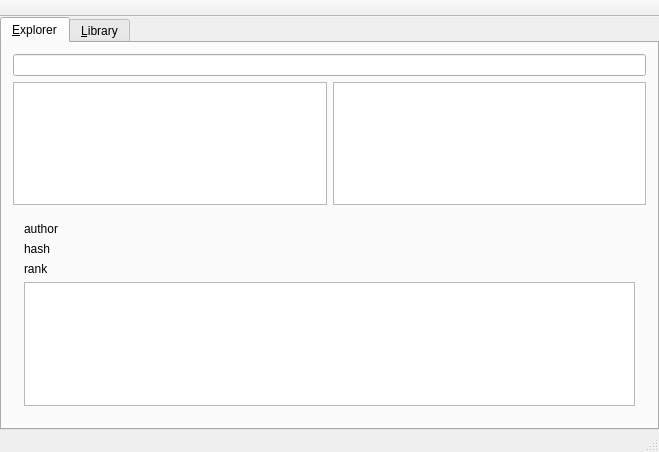
<?xml version="1.0" encoding="UTF-8"?>
<ui version="4.0">
 <class>MainWindow</class>
 <widget class="QMainWindow" name="MainWindow">
  <property name="geometry">
   <rect>
    <x>0</x>
    <y>0</y>
    <width>659</width>
    <height>452</height>
   </rect>
  </property>
  <property name="windowTitle">
   <string>MangaLib</string>
  </property>
  <property name="windowIcon">
   <iconset resource="icon.qrc">
    <normaloff>:/icons/icon.svg</normaloff>:/icons/icon.svg</iconset>
  </property>
  <widget class="QWidget" name="centralWidget">
   <layout class="QVBoxLayout" name="verticalLayout">
    <property name="leftMargin">
     <number>0</number>
    </property>
    <property name="topMargin">
     <number>0</number>
    </property>
    <property name="rightMargin">
     <number>0</number>
    </property>
    <property name="bottomMargin">
     <number>0</number>
    </property>
    <item>
     <widget class="QTabWidget" name="topTabWidget">
      <property name="currentIndex">
       <number>0</number>
      </property>
      <widget class="QWidget" name="expTab">
       <attribute name="title">
        <string>&amp;Explorer</string>
       </attribute>
       <layout class="QVBoxLayout" name="verticalLayout_2">
        <item>
         <widget class="QLineEdit" name="pathEdit"/>
        </item>
        <item>
         <layout class="QHBoxLayout" name="horizontalLayout">
          <item>
           <widget class="QTreeView" name="dirView"/>
          </item>
          <item>
           <widget class="QTableView" name="filesView"/>
          </item>
         </layout>
        </item>
        <item>
         <widget class="QWidget" name="fileInfoWidget" native="true">
          <layout class="QGridLayout" name="gridLayout">
           <item row="5" column="0">
            <widget class="QGraphicsView" name="fpreview"/>
           </item>
           <item row="2" column="0">
            <widget class="QLabel" name="fauthor">
             <property name="text">
              <string>author</string>
             </property>
            </widget>
           </item>
           <item row="3" column="0">
            <widget class="QLabel" name="fhash">
             <property name="text">
              <string>hash</string>
             </property>
            </widget>
           </item>
           <item row="4" column="0">
            <widget class="QLabel" name="frank">
             <property name="text">
              <string>rank</string>
             </property>
            </widget>
           </item>
          </layout>
         </widget>
        </item>
       </layout>
      </widget>
      <widget class="QWidget" name="libTab">
       <attribute name="title">
        <string>&amp;Library</string>
       </attribute>
       <layout class="QGridLayout" name="gridLayout_3">
        <property name="leftMargin">
         <number>0</number>
        </property>
        <property name="topMargin">
         <number>0</number>
        </property>
        <property name="rightMargin">
         <number>0</number>
        </property>
        <property name="bottomMargin">
         <number>0</number>
        </property>
        <property name="spacing">
         <number>0</number>
        </property>
        <item row="0" column="0">
         <widget class="QTabWidget" name="tablesTabWidget">
          <property name="currentIndex">
           <number>0</number>
          </property>
          <widget class="QWidget" name="tab_books">
           <attribute name="title">
            <string>Books</string>
           </attribute>
           <layout class="QGridLayout" name="gridLayout_4">
            <item row="0" column="0">
             <widget class="QTableView" name="dbBooksView"/>
            </item>
           </layout>
          </widget>
          <widget class="QWidget" name="tab_authors">
           <attribute name="title">
            <string>Authors</string>
           </attribute>
           <layout class="QGridLayout" name="gridLayout_5">
            <item row="0" column="0">
             <widget class="QTableView" name="dbAuthorsView"/>
            </item>
           </layout>
          </widget>
          <widget class="QWidget" name="tab_files">
           <attribute name="title">
            <string>Files</string>
           </attribute>
           <layout class="QGridLayout" name="gridLayout_6">
            <item row="0" column="0">
             <widget class="QTableView" name="dbFilesView"/>
            </item>
           </layout>
          </widget>
         </widget>
        </item>
        <item row="1" column="0">
         <widget class="QGroupBox" name="libControlGroup">
          <property name="title">
           <string/>
          </property>
          <layout class="QHBoxLayout" name="horizontalLayout_2">
           <property name="topMargin">
            <number>0</number>
           </property>
           <property name="bottomMargin">
            <number>0</number>
           </property>
           <item>
            <widget class="QPushButton" name="insertButton">
             <property name="text">
              <string>&amp;insert</string>
             </property>
            </widget>
           </item>
           <item>
            <widget class="QPushButton" name="removeButton">
             <property name="text">
              <string>&amp;Remove</string>
             </property>
            </widget>
           </item>
           <item>
            <spacer name="horizontalSpacer">
             <property name="orientation">
              <enum>Qt::Horizontal</enum>
             </property>
             <property name="sizeHint" stdset="0">
              <size>
               <width>353</width>
               <height>20</height>
              </size>
             </property>
            </spacer>
           </item>
           <item>
            <widget class="QPushButton" name="submitButton">
             <property name="text">
              <string>&amp;Submit</string>
             </property>
            </widget>
           </item>
          </layout>
         </widget>
        </item>
       </layout>
      </widget>
     </widget>
    </item>
   </layout>
  </widget>
  <widget class="QMenuBar" name="menuBar">
   <property name="geometry">
    <rect>
     <x>0</x>
     <y>0</y>
     <width>659</width>
     <height>23</height>
    </rect>
   </property>
  </widget>
  <widget class="QToolBar" name="mainToolBar">
   <property name="movable">
    <bool>false</bool>
   </property>
   <attribute name="toolBarArea">
    <enum>TopToolBarArea</enum>
   </attribute>
   <attribute name="toolBarBreak">
    <bool>false</bool>
   </attribute>
  </widget>
  <widget class="QStatusBar" name="statusBar"/>
 </widget>
 <layoutdefault spacing="6" margin="11"/>
 <resources>
  <include location="icon.qrc"/>
 </resources>
 <connections/>
</ui>
